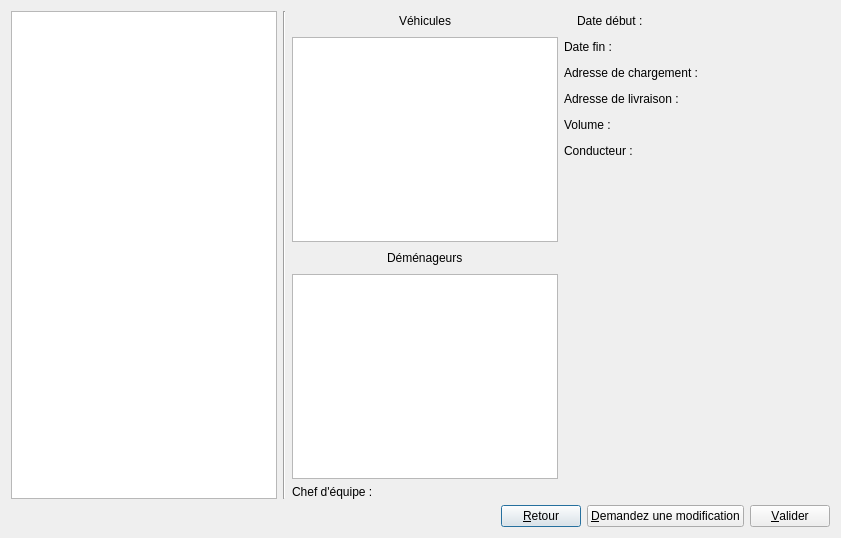
<?xml version="1.0" encoding="UTF-8"?>
<ui version="4.0">
 <class>DialogConsulterDossiers</class>
 <widget class="QDialog" name="DialogConsulterDossiers">
  <property name="geometry">
   <rect>
    <x>0</x>
    <y>0</y>
    <width>841</width>
    <height>538</height>
   </rect>
  </property>
  <property name="windowTitle">
   <string>Consulter mes dossiers</string>
  </property>
  <layout class="QVBoxLayout" name="verticalLayout_3">
   <item>
    <layout class="QHBoxLayout" name="horizontalLayout_11">
     <item>
      <widget class="QListWidget" name="listWidgetDossiers"/>
     </item>
     <item>
      <widget class="Line" name="line">
       <property name="orientation">
        <enum>Qt::Vertical</enum>
       </property>
      </widget>
     </item>
     <item>
      <layout class="QVBoxLayout" name="verticalLayout_2">
       <item>
        <layout class="QHBoxLayout" name="horizontalLayout_9">
         <item>
          <spacer name="horizontalSpacer_8">
           <property name="orientation">
            <enum>Qt::Horizontal</enum>
           </property>
           <property name="sizeHint" stdset="0">
            <size>
             <width>40</width>
             <height>20</height>
            </size>
           </property>
          </spacer>
         </item>
         <item>
          <widget class="QLabel" name="label_8">
           <property name="text">
            <string>Véhicules</string>
           </property>
          </widget>
         </item>
         <item>
          <spacer name="horizontalSpacer_7">
           <property name="orientation">
            <enum>Qt::Horizontal</enum>
           </property>
           <property name="sizeHint" stdset="0">
            <size>
             <width>40</width>
             <height>20</height>
            </size>
           </property>
          </spacer>
         </item>
        </layout>
       </item>
       <item>
        <widget class="QListWidget" name="listWidgetVehicules"/>
       </item>
       <item>
        <layout class="QHBoxLayout" name="horizontalLayout_8">
         <item>
          <spacer name="horizontalSpacer_9">
           <property name="orientation">
            <enum>Qt::Horizontal</enum>
           </property>
           <property name="sizeHint" stdset="0">
            <size>
             <width>40</width>
             <height>20</height>
            </size>
           </property>
          </spacer>
         </item>
         <item>
          <widget class="QLabel" name="label_9">
           <property name="text">
            <string>Déménageurs</string>
           </property>
          </widget>
         </item>
         <item>
          <spacer name="horizontalSpacer_10">
           <property name="orientation">
            <enum>Qt::Horizontal</enum>
           </property>
           <property name="sizeHint" stdset="0">
            <size>
             <width>40</width>
             <height>20</height>
            </size>
           </property>
          </spacer>
         </item>
        </layout>
       </item>
       <item>
        <widget class="QListWidget" name="listWidgetDemenageurs"/>
       </item>
       <item>
        <layout class="QHBoxLayout" name="horizontalLayout_7">
         <item>
          <widget class="QLabel" name="label_7">
           <property name="text">
            <string>Chef d'équipe :</string>
           </property>
          </widget>
         </item>
         <item>
          <widget class="QLabel" name="labelChefEquipe">
           <property name="text">
            <string/>
           </property>
          </widget>
         </item>
        </layout>
       </item>
      </layout>
     </item>
     <item>
      <layout class="QVBoxLayout" name="verticalLayout">
       <item>
        <layout class="QHBoxLayout" name="horizontalLayout">
         <item>
          <widget class="QLabel" name="label_4">
           <property name="text">
            <string/>
           </property>
          </widget>
         </item>
         <item>
          <widget class="QLabel" name="label_5">
           <property name="text">
            <string>Date début :</string>
           </property>
          </widget>
         </item>
         <item>
          <spacer name="horizontalSpacer_4">
           <property name="orientation">
            <enum>Qt::Horizontal</enum>
           </property>
           <property name="sizeHint" stdset="0">
            <size>
             <width>40</width>
             <height>20</height>
            </size>
           </property>
          </spacer>
         </item>
         <item>
          <widget class="QLabel" name="labelDateDebut">
           <property name="text">
            <string/>
           </property>
          </widget>
         </item>
        </layout>
       </item>
       <item>
        <layout class="QHBoxLayout" name="horizontalLayout_2">
         <item>
          <widget class="QLabel" name="label_6">
           <property name="text">
            <string>Date fin :</string>
           </property>
          </widget>
         </item>
         <item>
          <spacer name="horizontalSpacer_5">
           <property name="orientation">
            <enum>Qt::Horizontal</enum>
           </property>
           <property name="sizeHint" stdset="0">
            <size>
             <width>40</width>
             <height>20</height>
            </size>
           </property>
          </spacer>
         </item>
         <item>
          <widget class="QLabel" name="labelDateFin">
           <property name="text">
            <string/>
           </property>
          </widget>
         </item>
        </layout>
       </item>
       <item>
        <layout class="QHBoxLayout" name="horizontalLayout_3">
         <item>
          <widget class="QLabel" name="label_2">
           <property name="text">
            <string>Adresse de chargement :</string>
           </property>
          </widget>
         </item>
         <item>
          <spacer name="horizontalSpacer_2">
           <property name="orientation">
            <enum>Qt::Horizontal</enum>
           </property>
           <property name="sizeHint" stdset="0">
            <size>
             <width>40</width>
             <height>20</height>
            </size>
           </property>
          </spacer>
         </item>
         <item>
          <widget class="QLabel" name="labelAdresseChargement">
           <property name="text">
            <string/>
           </property>
          </widget>
         </item>
        </layout>
       </item>
       <item>
        <layout class="QHBoxLayout" name="horizontalLayout_4">
         <item>
          <widget class="QLabel" name="label_3">
           <property name="text">
            <string>Adresse de livraison :</string>
           </property>
          </widget>
         </item>
         <item>
          <spacer name="horizontalSpacer_3">
           <property name="orientation">
            <enum>Qt::Horizontal</enum>
           </property>
           <property name="sizeHint" stdset="0">
            <size>
             <width>40</width>
             <height>20</height>
            </size>
           </property>
          </spacer>
         </item>
         <item>
          <widget class="QLabel" name="labelAdresseLivraison">
           <property name="text">
            <string/>
           </property>
          </widget>
         </item>
        </layout>
       </item>
       <item>
        <layout class="QHBoxLayout" name="horizontalLayout_5">
         <item>
          <widget class="QLabel" name="label">
           <property name="text">
            <string>Volume :</string>
           </property>
          </widget>
         </item>
         <item>
          <spacer name="horizontalSpacer">
           <property name="orientation">
            <enum>Qt::Horizontal</enum>
           </property>
           <property name="sizeHint" stdset="0">
            <size>
             <width>40</width>
             <height>20</height>
            </size>
           </property>
          </spacer>
         </item>
         <item>
          <widget class="QLabel" name="labelVolume">
           <property name="text">
            <string/>
           </property>
          </widget>
         </item>
        </layout>
       </item>
       <item>
        <layout class="QHBoxLayout" name="horizontalLayout_10">
         <item>
          <widget class="QLabel" name="label_10">
           <property name="text">
            <string>Conducteur :</string>
           </property>
          </widget>
         </item>
         <item>
          <spacer name="horizontalSpacer_11">
           <property name="orientation">
            <enum>Qt::Horizontal</enum>
           </property>
           <property name="sizeHint" stdset="0">
            <size>
             <width>40</width>
             <height>20</height>
            </size>
           </property>
          </spacer>
         </item>
         <item>
          <widget class="QLabel" name="labelConducteur">
           <property name="text">
            <string/>
           </property>
          </widget>
         </item>
        </layout>
       </item>
       <item>
        <spacer name="verticalSpacer">
         <property name="orientation">
          <enum>Qt::Vertical</enum>
         </property>
         <property name="sizeHint" stdset="0">
          <size>
           <width>20</width>
           <height>40</height>
          </size>
         </property>
        </spacer>
       </item>
      </layout>
     </item>
    </layout>
   </item>
   <item>
    <layout class="QHBoxLayout" name="horizontalLayout_6">
     <item>
      <spacer name="horizontalSpacer_6">
       <property name="orientation">
        <enum>Qt::Horizontal</enum>
       </property>
       <property name="sizeHint" stdset="0">
        <size>
         <width>40</width>
         <height>20</height>
        </size>
       </property>
      </spacer>
     </item>
     <item>
      <widget class="QPushButton" name="pushButton">
       <property name="text">
        <string>&amp;Retour</string>
       </property>
      </widget>
     </item>
     <item>
      <widget class="QPushButton" name="pushButton_2">
       <property name="text">
        <string>&amp;Demandez une modification</string>
       </property>
      </widget>
     </item>
     <item>
      <widget class="QPushButton" name="pushButtonValider">
       <property name="text">
        <string>&amp;Valider</string>
       </property>
      </widget>
     </item>
    </layout>
   </item>
  </layout>
 </widget>
 <resources/>
 <connections/>
</ui>
